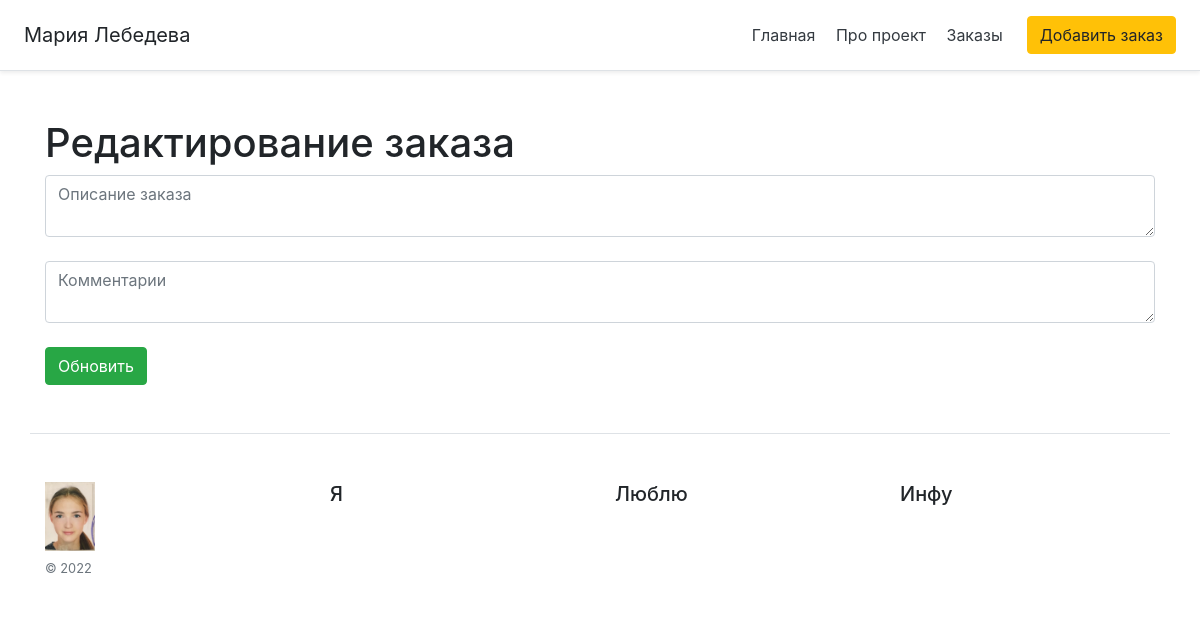
The page /posts/1/update on the database as committed earlier.
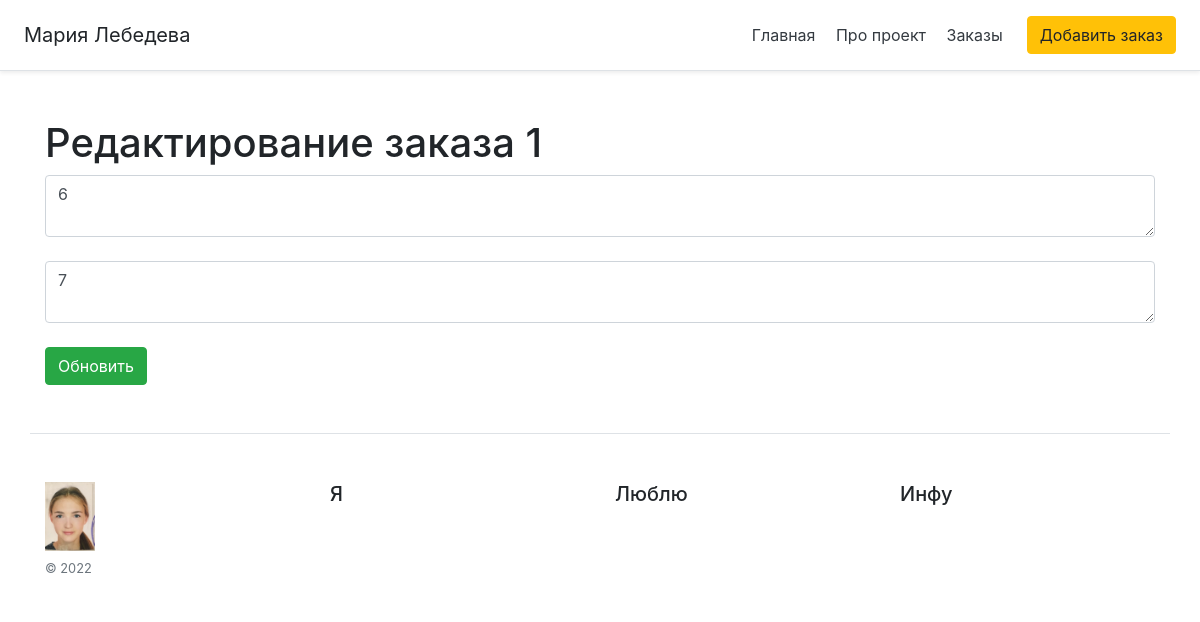
The same page on the database as committed later.
### app.py (models this page shows, shortened)
class Order(db.Model):
    id = db.Column(db.Integer, primary_key=True)
    title = db.Column(db.String(100), nullable=False)
    intro = db.Column(db.String(300), nullable=False)
    text = db.Column(db.Text, nullable=False)
    date = db.Column(db.DateTime, default=datetime.utcnow)

### app.py (the view)
@app.route('/posts/<int:id>/update', methods=['POST', 'GET'])
def post_update(id):
    order = Order.query.get(id)
    if request.method == "POST":
        order.intro = request.form['intro']
        order.text = request.form['text']
        try:
            db.session.commit()
            return redirect(url_for('posts'))
        except:
            return "При редактировании статьи произошла ошибка"
    else:
        return render_template("post_update.html", order=order)

### templates/post_update.html (shortened to what this page needs)
{% extends 'base.html' %}
{% block body %}
<div class="container mt-5">
    <h1>Редактирование заказа {{ order.id }}</h1>
    <form method="post">
        <textarea name="intro" id="intro" class="form-control" placeholder="Описание заказа">{{ order.intro }}</textarea><br>
        <textarea name="text" id="text" class="form-control" placeholder="Комментарии">{{ order.text }}</textarea><br>
        <input type="submit" class="btn btn-success" value="Обновить">
    </form>
</div>
{% endblock %}

Rows that differ between the two databases and show on the page:
added Order: id "1", intro "6", text "7"
